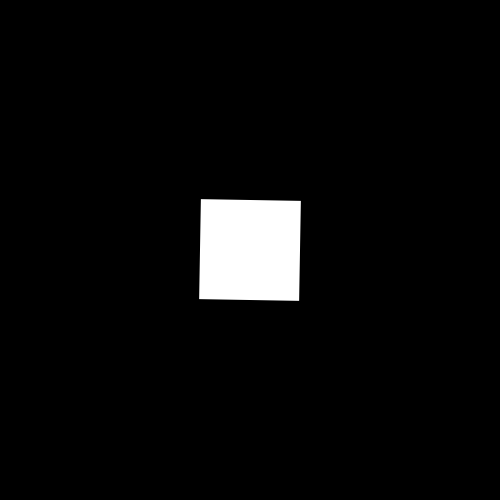
Frame 1 (no input)
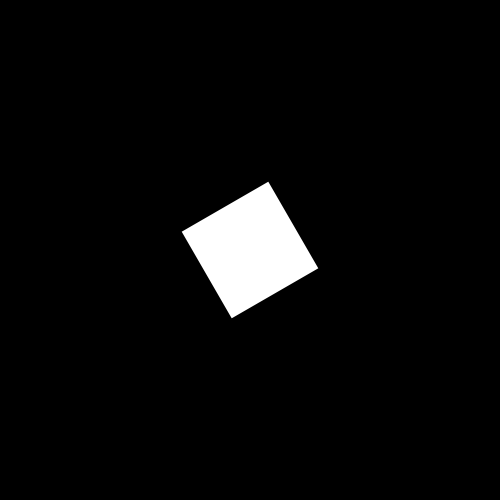
Frame 60 (the mouse pressed at the canvas centre just before this capture)
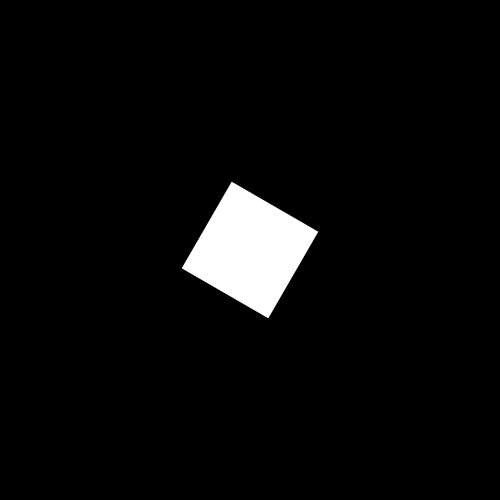
Frame 120 (the mouse held since frame 60 and released just before this capture)

The Processing sketch that drew these frames (run headless with seeded random() and noise(); from frame 60 on, the mouse is pressed at the canvas centre):

// Processing sketch: rotate_shape_over_time
// ── rotate_shape_over_time.pde
float angle = 0;

void setup() {
  size(500, 500);
}

void draw() {
  background(0);
  noStroke();
  rectMode(CENTER);
  
  angle += 1;
  translate(width/2, height/2);
  rotate(radians(angle));
  rect(0, 0, 100, 100);
}
